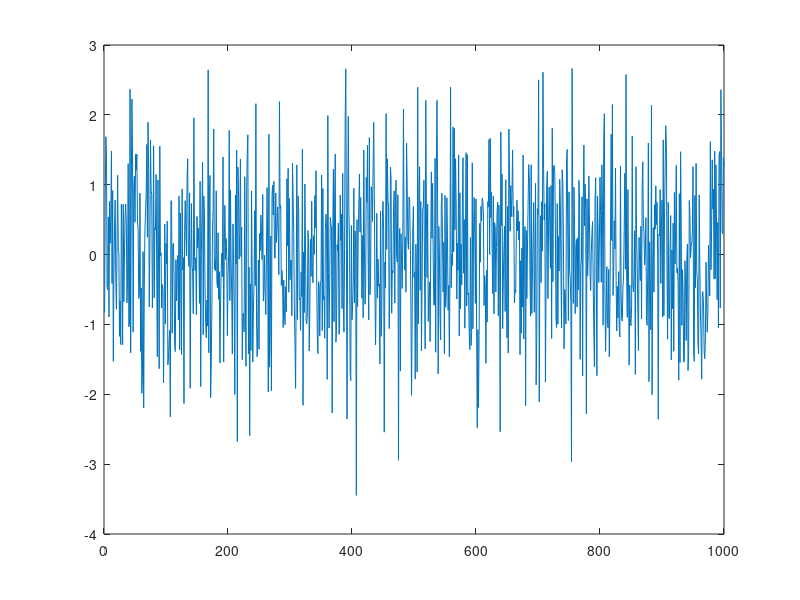

Reproduce this figure in MATLAB. (Note: this script raises an error after producing the figure.)
close all
clc
N_values = [20, 50, 150];
Rs = [10, 20];
x = randn(1, 1000);
plot(x);
y_fir = filter(h_fir, 1, x);

[b, a] = cheby2(N_values(1), Rs(1), fc, 'low');
y_iir = filter(b, a, x);

figure;
subplot(2, 1, 1); plot(y_fir); title('Output of FIR Filter');
subplot(2, 1, 2); plot(y_iir); title('Output of IIR Filter');
